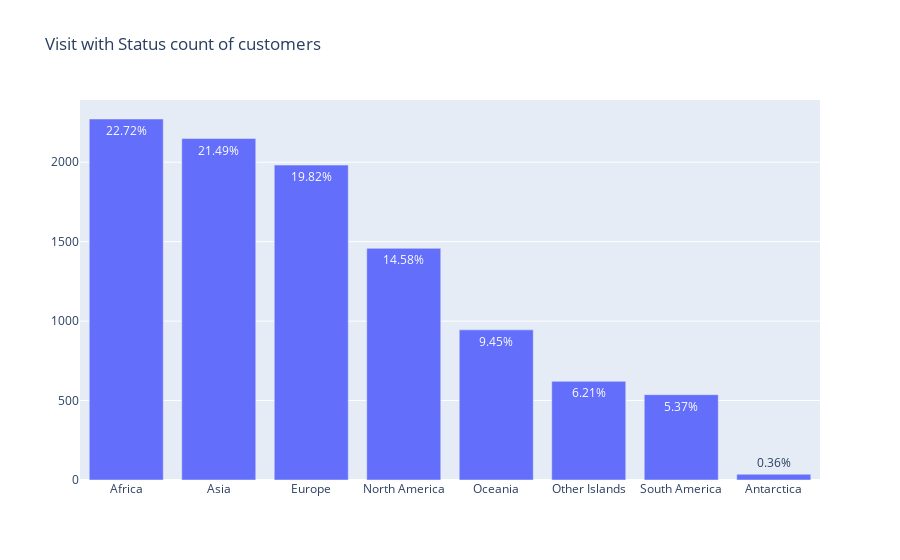

The notebook cell this image was saved under:
### Code cell
visit_country = event_visit_type.groupby('continent')['customer_id'].nunique().sort_values(ascending=False)
percentages = get_percentages(visit_country)
fig = go.Figure(data=go.Bar(x=visit_country.index, y=visit_country.values, text=percentages.apply(lambda y :str(y) + '%')))
fig.update_layout(title = 'Visit with Status count of customers')
fig.show()

### Figure 1 — Plotly figure (JSON) as saved in the notebook; plotly's stock layout.template omitted (floating-point values rounded to 4 significant figures)
{"data": [{"text": ["22.72%", "21.49%", "19.82%", "14.58%", "9.45%", "6.21%", "5.37%", "0.36%"], "type": "bar", "x": ["Africa", "Asia", "Europe", "North America", "Oceania", "Other Islands", "South America", "Antarctica"], "y": [2272, 2149, 1982, 1458, 945, 621, 537, 36]}], "layout": {"autosize": true, "title": {"text": "Visit with Status count of customers"}, "xaxis": {"autorange": true, "range": [-0.5, 7.5], "type": "category"}, "yaxis": {"autorange": true, "range": [0, 2392.0], "type": "linear"}}}
